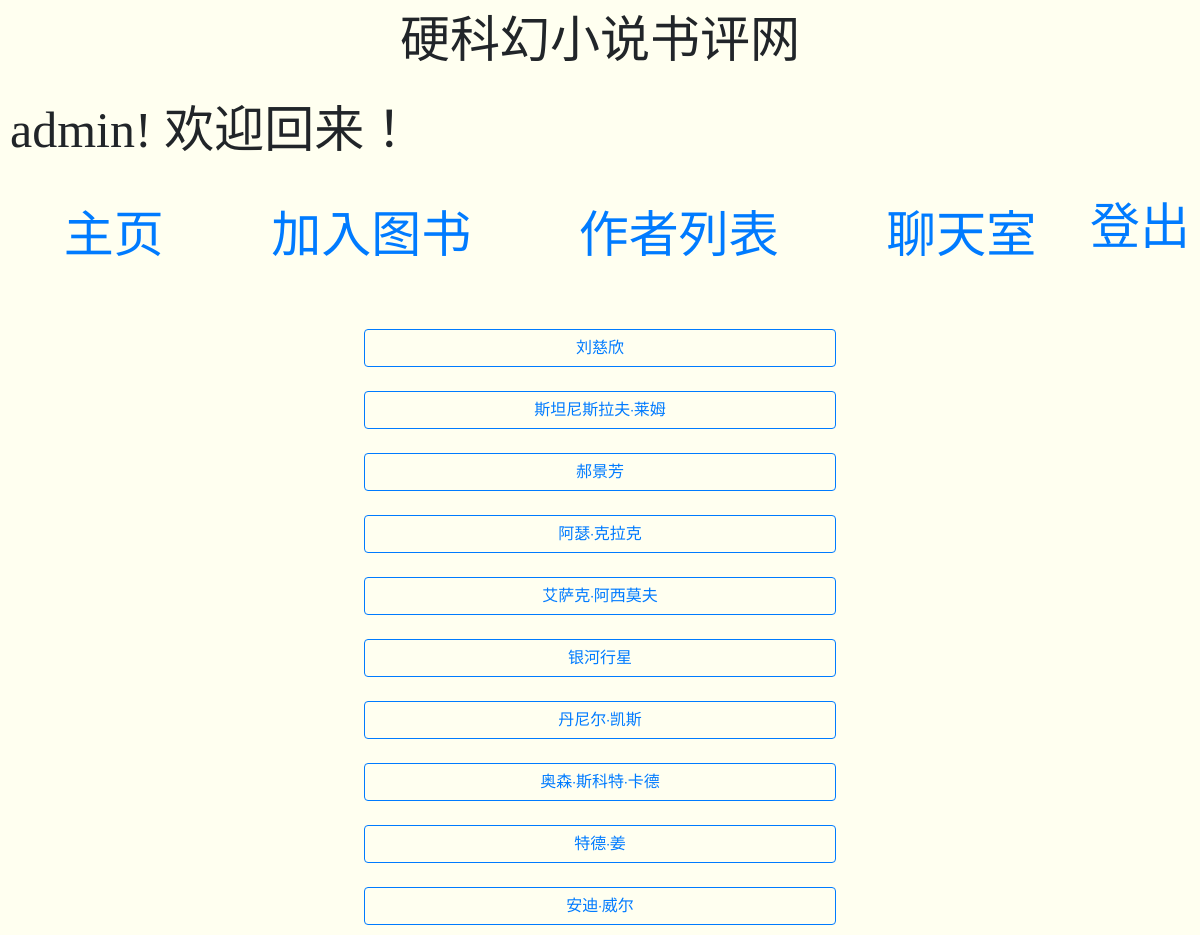
Screenshot of /author_list (signed in) with the database file from the repository.
### books/models.py (models this page shows, shortened)
class Book(models.Model):
    book_name = models.CharField(max_length=50)
    author_name = models.CharField(max_length=30)
    desc = models.TextField(default="暂无简介")
    image_url = models.CharField(max_length=228, default = None, blank = True, null = True)

### books/views.py (the view)
# urls.py: path('author_list', views.author_list, name="author_list"),
def author_list(request):
    author_list = Book.objects.values('author_name').distinct()
    return render(request, "books/authorlist.html",{
        "author_list" : author_list,
    })

### books/templates/books/authorlist.html (shortened to what this page needs)
{% extends "books/layout.html" %}
{% block body %}
    <div id="activelist">
    {% for author in author_list %}
    <div>
        <form  action ="{% url 'theauthor' %}"  method="get">
            <button class="btn btn-outline-primary" type = "submit" value = {{ author.author_name }} name = "author_name"> {{author.author_name}} </button>
        </form>
    </div>
    {% endfor %}
    </div>
{% endblock %}

### books/templates/books/authorlist.html (style rules this page uses)
#activelist { margin-top: 4vw; grid-gap: 2vw; display:grid; width: 40%; margin-left: 30%; grid-template-rows: repeat(auto,1fr); grid-template-columns: 1fr; font-family: 'Nunito', sans-serif; text-align: center; }
button { width: 100%; }

### books/templates/books/layout.html (style rules this page uses)
body { padding: 10px; text-align: center; background-color : #FFFFF0; }

### rows the page displays
Book: author_name "斯坦尼斯拉夫·莱姆"
Book: author_name "郝景芳"
Book: author_name "银河行星"
Book: author_name "丹尼尔·凯斯"
Book: author_name "奥森·斯科特·卡德"
Book: author_name "特德·姜"
Book: author_name "安迪·威尔"

### other values shown
{{ request.session.user_name }} "admin"
{{ author.author_name }} "刘慈欣" "阿瑟·克拉克" "艾萨克·阿西莫夫"
